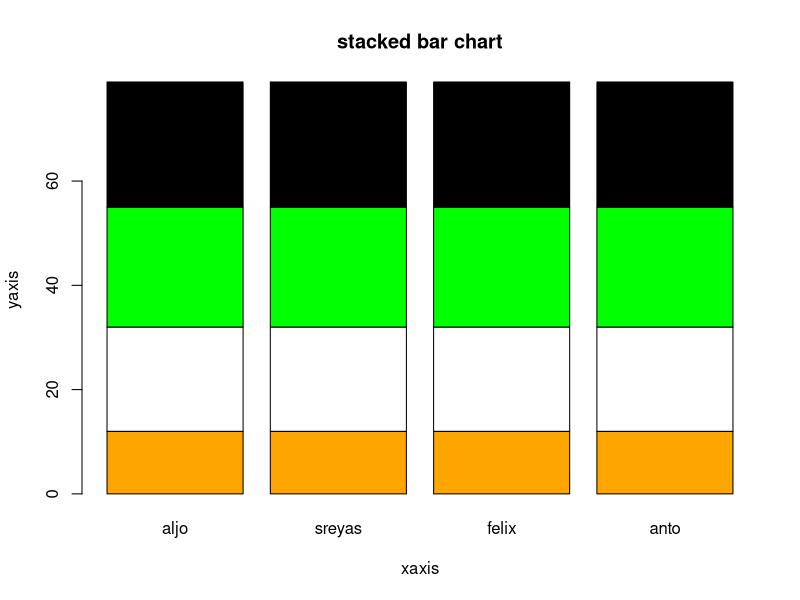

Here is the R script that generated this plot:
# month =c('jan','feb')
# colours = c('red','green')
# v = matrix(c(12,20,23,24),nrow=2,ncol=2)
# barplot(v,main = 'stacked bar chart',xlab='x axis',ylab='y axis',col = colours,names.arg=month)
student=c('aljo','sreyas','felix','anto')
colour=c('orange','white','green','black')
v=matrix(c(12,20,23,24),nrow=4,ncol=4)
barplot(v,main='stacked bar chart',xlab='xaxis',ylab='yaxis',col=colour,names.arg=student)